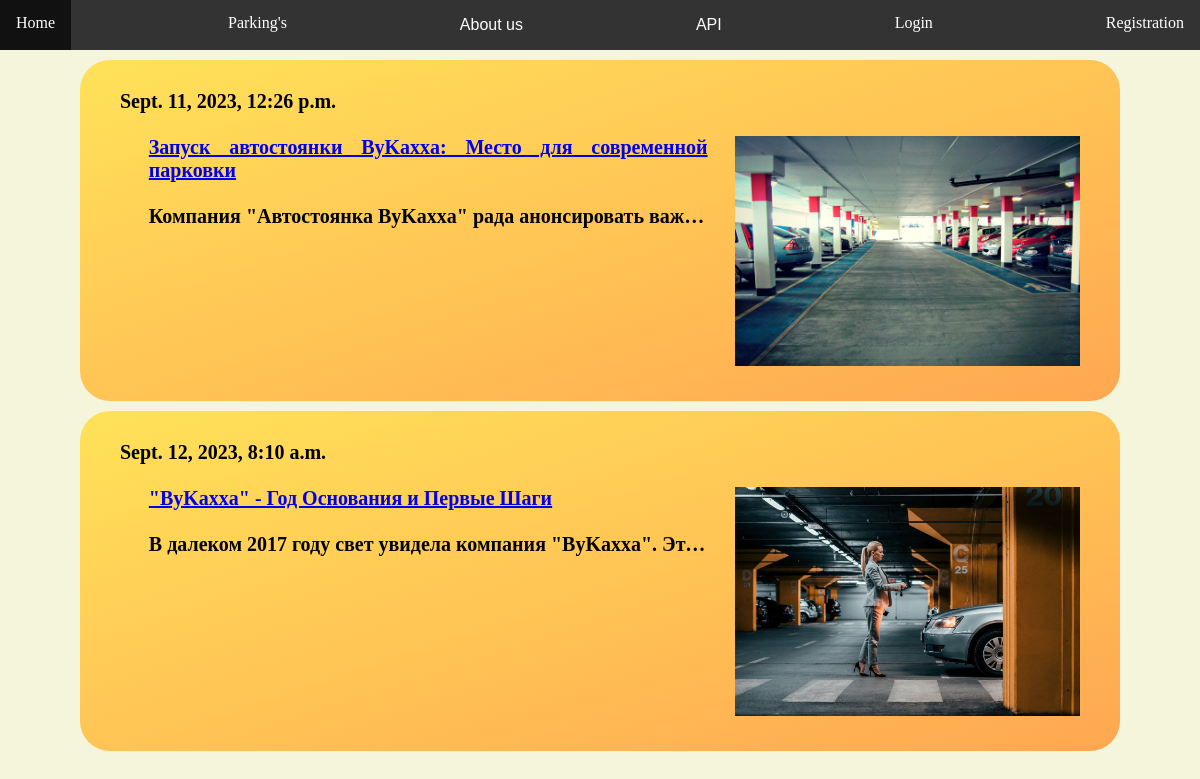
The page /myparking/news/ on the database its author committed.
### myparking/models.py (models this page shows, shortened)
class News(models.Model):
    title = models.CharField(max_length=200)
    summary = models.TextField()
    image = models.ImageField(upload_to=upload_to_news_image, null=True, blank=True)
    publish_date = models.DateTimeField(auto_now_add=True)
    class Meta:
        verbose_name_plural = 'News'

### myparking/views.py (the view)
# urls.py: path('news/', views.news, name='news'),
def news(request):
    return render(request, 'myparking/news.html', context={'news': News.objects.all()})

### myparking/templates/myparking/news.html (shortened to what this page needs)
{% extends "base_generic.html"%}
{% load static %}
{% block style %}
  <link rel="stylesheet" href="{% static 'myparking/css/news.css' %}">
{% endblock %}
{% block content%}
<div class="news-container">
    {% for item in news %}
        <div class="news-div news-bg-gradient-orange text-bold text-20">
            <div>{{ item.publish_date }}</div>
            <br>
            <div class="block-news ">
                <div style="width: 60%; text-align: justify; padding-right: 3%;">
                    <a href="{% url 'news_details' item.pk %}">{{ item.title }}</a>
                    <br><br>
                    <p class="news-summary">{{ item.summary}}</p>
                </div>
                <div style=" width: 40%;">
                    {% if item.image %}
                        <img width="100%" src="{{ item.image.url }}" alt="News Image">
                    {% else %}
                        <img src="https://via.placeholder.com/500x500?text=No+Image" alt="No Image">
                    {% endif %}
                </div>
            </div>
        </div>
    {% endfor %}
</div>
{% endblock %}

### myparking/static/myparking/css/site_style.css (style rules this page uses)
* { margin: 0px; padding: 0px; }
.bg-site { background: beige; }

### myparking/static/myparking/css/news.css (style rules this page uses)
.news-container { margin: 0; padding: 0; width: 100%; display: flex; flex-direction: column; justify-content: center; align-items: center; }
.block-news { padding-left: 3%; display: flex; flex-direction: row; align-items: stretch; }
.news-div { width: 80%; margin-top: 10px; border-radius: 30px; padding: 30px 40px 30px 40px; }
.news-bg-gradient-orange { background: linear-gradient(to bottom right, #ffe259, #ffa751); }
.news-summary { overflow: hidden; text-overflow: ellipsis; white-space: nowrap; }

### rows shown on the page
News: publish_date "Sept. 11, 2023, 12:26 p.m.", title "Запуск автостоянки ByKaxxa: Место для современной парковки", summary "Компания \"Автостоянка ByKaxxa\" рада анонсировать важ…", image (picture)
News: publish_date "Sept. 12, 2023, 8:10 a.m.", title "\"ByKaxxa\" - Год Основания и Первые Шаги", summary "В далеком 2017 году свет увидела компания \"ByKaxxa\". Эт…", image (picture)
